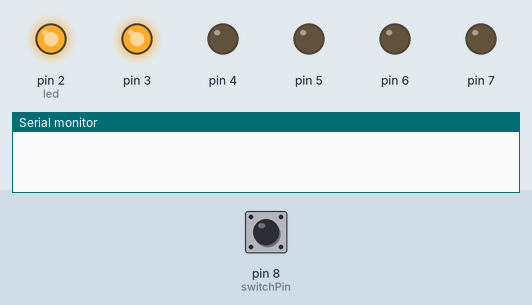
Bench run of a sketch on a simulated Arduino Uno, built with avr-gcc and run on an emulated ATmega328P. On the bench: output pins drawn as LEDs (lit = HIGH), the last lines printed to the serial monitor. The test bench sets the inputs (shaded band); at power-on: pin 8 (switchPin) LOW.

Above: at 1.2 s.
1.3 s: pin 8 (switchPin) pulled HIGH for 3.2 s
At 1.55 s:
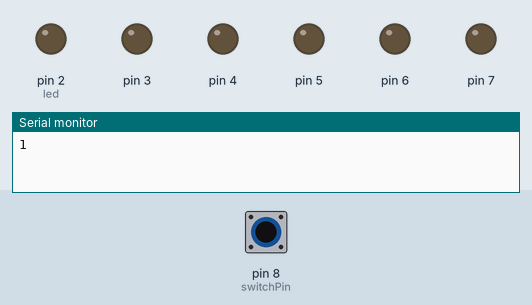
At 3.2 s:
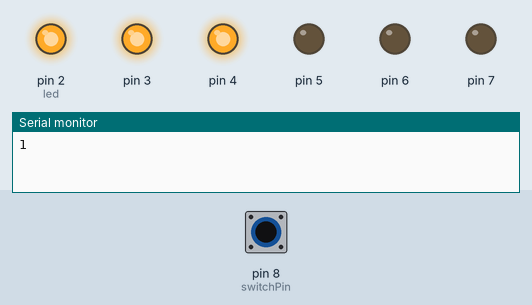
6.0 s: pin 8 (switchPin) pulled HIGH for 0.15 s
At 7.0 s:
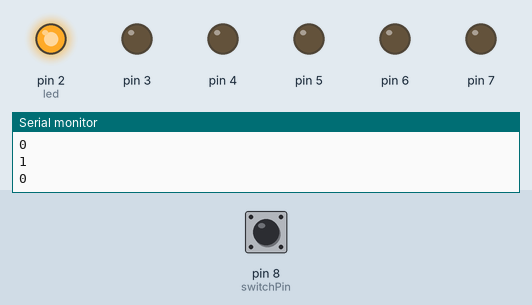
9.1 s: pin 8 (switchPin) pulled HIGH for 1 s
Timing chart, 0 to 22.1 s (numbered marks = the images above; inputs shaded):
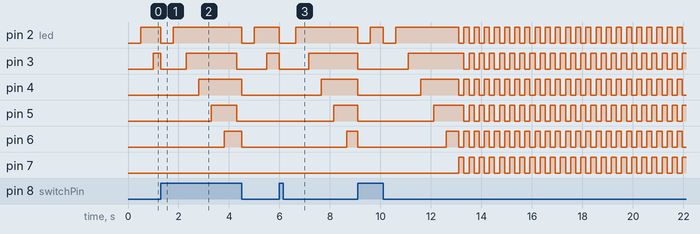

Measured:
- after the input at 1.3 s, pin 2 (led): alternates HIGH for 2.7 s and LOW for 0.50 s, starting at once; pin 7: stops changing and stays LOW
- after the input at 6.0 s, pin 7: stops changing and stays LOW

The sketch:

DigitalHourglass.ino
```cpp
const int switchPin = 8;

unsigned long previousTime = 0;
unsigned long previousBlinkTime = 0;

int switchState = 0;
int prevSwitchState = 0;
int led = 2;
long interval = 500;
int blinkInterval = 200;
bool blinkPair = true;


void setup()
{
	Serial.begin(9600);
	for (int i = 2; i < 8; i++)
	{
		pinMode(i, OUTPUT);
	}

	pinMode(switchPin, INPUT);
}

void loop()
{
	unsigned currentTime = millis();

	if (currentTime - previousTime > interval)
	{
		previousTime = currentTime;

		if (led <= 7)
		{
			digitalWrite(led, HIGH);
			led++;
		}
	}

	if (led > 7 && currentTime - previousBlinkTime > blinkInterval)
	{
		previousBlinkTime = currentTime;
		if (blinkPair)
		{
			digitalWrite(2, HIGH);
			digitalWrite(4, HIGH);
			digitalWrite(6, HIGH);
			digitalWrite(3, LOW);
			digitalWrite(5, LOW);
			digitalWrite(7, LOW);
		}
		else{
			digitalWrite(2, LOW);
			digitalWrite(4, LOW);
			digitalWrite(6, LOW);
			digitalWrite(3, HIGH);
			digitalWrite(5, HIGH);
			digitalWrite(7, HIGH);
		}
		blinkPair = !blinkPair;
	}

	switchState = digitalRead(switchPin);
	if (switchState != prevSwitchState)
	{
		Serial.println(switchState);
		for (int i = 2; i < 8; i++)
		{
			digitalWrite(i, LOW);
		}

		led = 2;
		previousTime = currentTime;
		previousBlinkTime = currentTime;
	}

	prevSwitchState = switchState;
}
```
